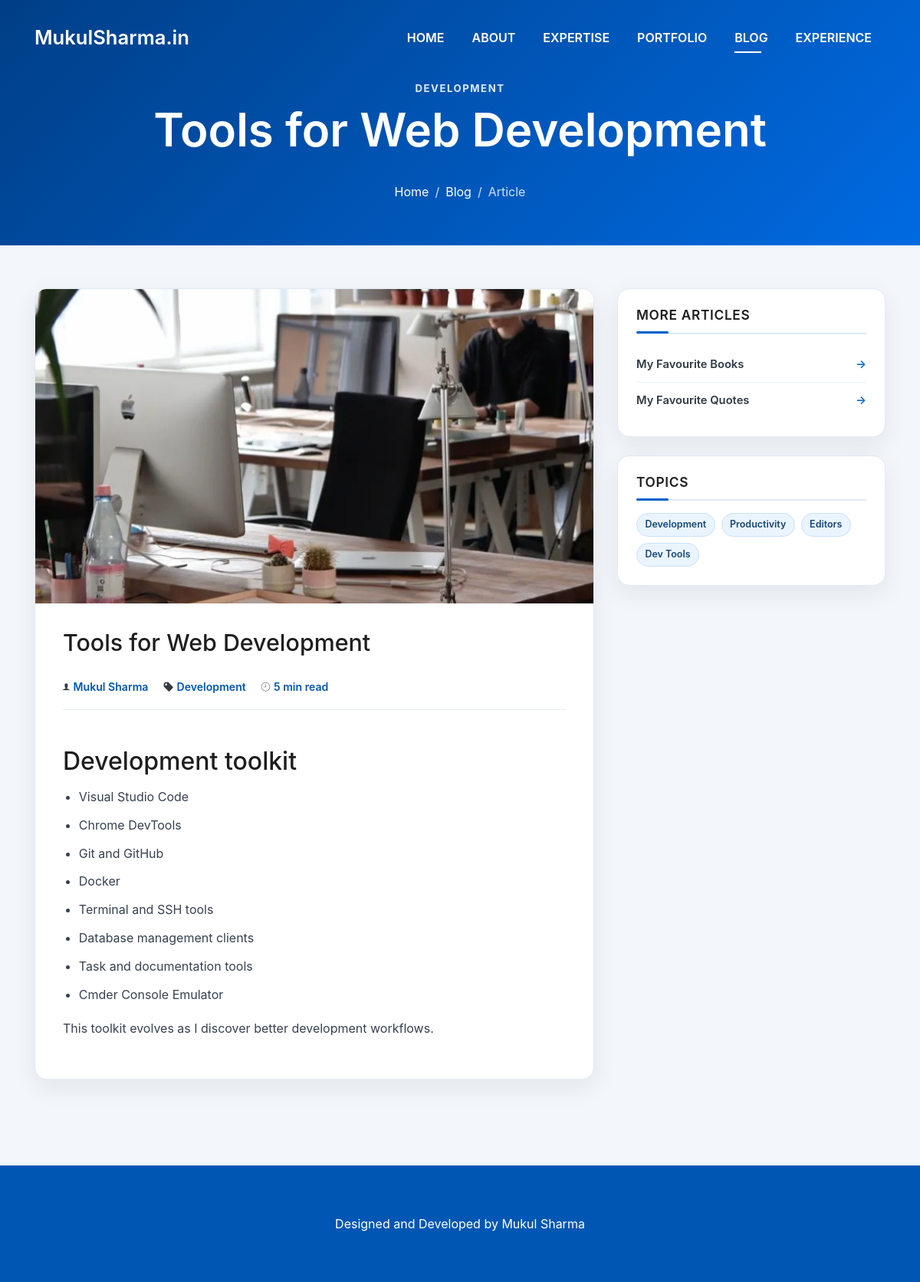
Before: /blogs/tools-for-web-development with the older database file.
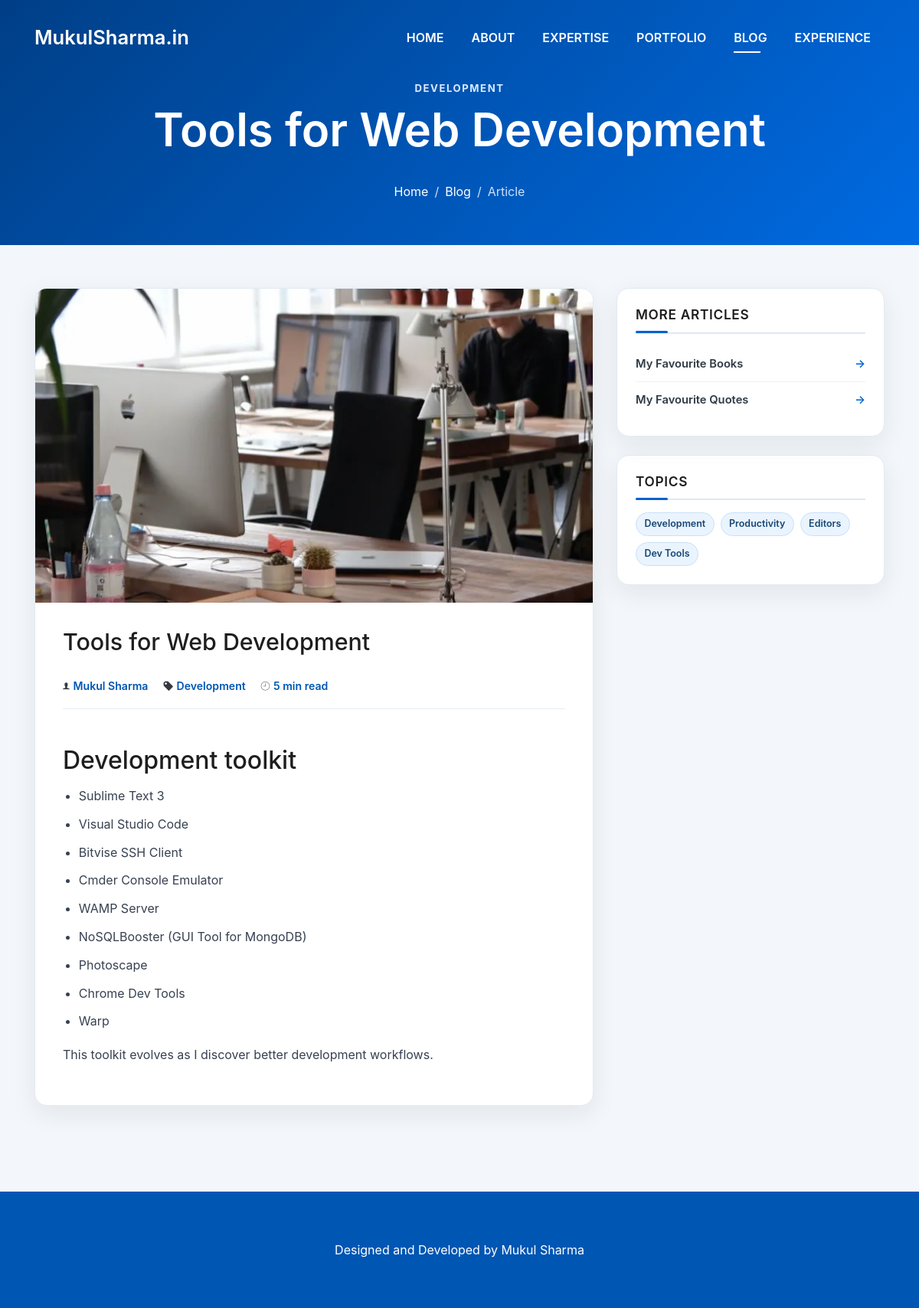
After: the same page with the newer database file.
### tables this page shows
CREATE TABLE blogs (
            id INTEGER PRIMARY KEY AUTOINCREMENT,
            title TEXT NOT NULL,
            slug TEXT NOT NULL UNIQUE,
            excerpt TEXT NOT NULL DEFAULT "",
            content TEXT NOT NULL DEFAULT "",
            category TEXT NOT NULL DEFAULT "General",
            tags TEXT NOT NULL DEFAULT "",
            image_path TEXT NOT NULL DEFAULT "",
            image_alt TEXT NOT NULL DEFAULT "",
            status TEXT NOT NULL DEFAULT "draft" CHECK(status IN ("draft", "published")),
            reading_minutes INTEGER NOT NULL DEFAULT 5,
            published_at TEXT,
            created_at TEXT NOT NULL DEFAULT CURRENT_TIMESTAMP,
            updated_at TEXT NOT NULL DEFAULT CURRENT_TIMESTAMP
        );

### includes/blog-repository.php (called while the page is built, shortened)
<?php
function blog_db(): PDO
{
    static $pdo = null;
    if ($pdo instanceof PDO) {
        return $pdo;
    }
    $pdo = new PDO('sqlite:' . BLOG_DB_PATH, null, null, [
        PDO::ATTR_ERRMODE => PDO::ERRMODE_EXCEPTION,
        PDO::ATTR_DEFAULT_FETCH_MODE => PDO::FETCH_ASSOC,
        PDO::ATTR_EMULATE_PREPARES => false,
    ]);
    $pdo->exec('PRAGMA foreign_keys = ON');
    $pdo->exec('PRAGMA journal_mode = WAL');
    blog_install_schema($pdo);
    return $pdo;
}
function blog_install_schema(PDO $pdo): void
{
    $pdo->exec(
        'CREATE TABLE IF NOT EXISTS blogs (
            id INTEGER PRIMARY KEY AUTOINCREMENT,
            title TEXT NOT NULL,
            slug TEXT NOT NULL UNIQUE,
            excerpt TEXT NOT NULL DEFAULT "",
            content TEXT NOT NULL DEFAULT "",
            category TEXT NOT NULL DEFAULT "General",
            tags TEXT NOT NULL DEFAULT "",
            image_path TEXT NOT NULL DEFAULT "",
            image_alt TEXT NOT NULL DEFAULT "",
            status TEXT NOT NULL DEFAULT "draft" CHECK(status IN ("draft", "published")),
            reading_minutes INTEGER NOT NULL DEFAULT 5,
            published_at TEXT,
            created_at TEXT NOT NULL DEFAULT CURRENT_TIMESTAMP,
            updated_at TEXT NOT NULL DEFAULT CURRENT_TIMESTAMP
        )'
    );
    $pdo->exec('CREATE INDEX IF NOT EXISTS idx_blogs_status_date ON blogs(status, published_at DESC)');
    $pdo->exec(
        'CREATE TABLE IF NOT EXISTS settings (
            setting_key TEXT PRIMARY KEY,
            setting_value TEXT NOT NULL DEFAULT "",
            updated_at TEXT NOT NULL DEFAULT CURRENT_TIMESTAMP
        )'
    );
    $count = (int) $pdo->query('SELECT COUNT(*) FROM blogs')->fetchColumn();
}
function blog_all(bool $includeDrafts = false, ?int $limit = null): array
{
    $sql = 'SELECT * FROM blogs';
    if (!$includeDrafts) {
        $sql .= ' WHERE status = "published"';
    }
    $sql .= ' ORDER BY COALESCE(published_at, created_at) DESC, id DESC';
    if ($limit !== null) {
        $sql .= ' LIMIT ' . max(1, $limit);
    }
    return blog_db()->query($sql)->fetchAll();
}
function blog_find_by_slug(string $slug, bool $includeDrafts = false): ?array
{
    $sql = 'SELECT * FROM blogs WHERE slug = :slug';
    if (!$includeDrafts) {
        $sql .= ' AND status = "published"';
    }
    $stmt = blog_db()->prepare($sql . ' LIMIT 1');
    $stmt->execute(['slug' => $slug]);
    $post = $stmt->fetch();
    return $post ?: null;
}
function blog_slugify(string $value): string
{
    $value = trim(mb_strtolower($value));
    $value = preg_replace('/[^a-z0-9]+/u', '-', $value) ?? '';
    return trim($value, '-') ?: 'post-' . date('YmdHis');
}
function blog_tags(array $post): array
{
    return array_values(array_filter(array_map('trim', explode(',', (string) ($post['tags'] ?? '')))));
}
function blog_e(string $value): string
{
    return htmlspecialchars($value, ENT_QUOTES | ENT_SUBSTITUTE, 'UTF-8');
}

### blogs/post.php (the view, shortened to what this page needs)
<?php
require_once __DIR__ . '/../includes/blog-repository.php';
$slug = blog_slugify((string) ($_GET['slug'] ?? ''));
$post = blog_find_by_slug($slug);
$siteBase = '../';
$recentPosts = array_values(array_filter(blog_all(false, 4), static fn (array $item): bool => ($item['slug'] ?? '') !== $slug));
$recentPosts = array_slice($recentPosts, 0, 3);
?>
<!DOCTYPE html>
<html lang="en">
<head>
  <link rel="preload" href="../lib/ionicons/css/ionicons.min.css" as="style" onload="this.onload=null;this.rel='stylesheet'">
  <link rel="preload" href="../lib/font-awesome/css/font-awesome.min.css" as="style" onload="this.onload=null;this.rel='stylesheet'">
  <style><?php readfile(__DIR__ . '/../lib/bootstrap/css/bootstrap.min.css'); readfile(__DIR__ . '/../css/style.css'); ?>
  @font-face{font-family:"Ionicons";src:url("../lib/ionicons/fonts/ionicons.woff?v=2.0.0") format("woff");font-display:swap}
  @font-face{font-family:"FontAwesome";src:url("../lib/font-awesome/fonts/fontawesome-webfont.woff2?v=4.7.0") format("woff2");font-display:swap}
  </style>
</head>
<body class="blog-page" id="page-top">
  <?php include __DIR__ . '/../navbar.php'; ?>
  <header class="intro intro-single route blog-header-solid">
    <div class="overlay-mf"></div>
    <div class="intro-content display-table">
      <div class="table-cell">
        <div class="container">
          <p class="blog-hero-kicker"><?= blog_e($post['category']) ?></p>
          <h1 class="intro-title mb-4"><?= blog_e($post['title']) ?></h1>
          <ol class="breadcrumb d-flex justify-content-center">
            <li class="breadcrumb-item"><a href="../index.php">Home</a></li>
            <li class="breadcrumb-item"><a href="./">Blog</a></li>
            <li class="breadcrumb-item active" aria-current="page">Article</li>
          </ol>
        </div>
      </div>
    </div>
  </header>
  <main class="blog-wrapper sect-pt4" id="article">
    <div class="container">
      <div class="row">
        <div class="col-md-8">
          <article class="post-box">
            <?php if ($post['image_path']): ?>
              <div class="post-thumb">
                <img src="../<?= blog_e($post['image_path']) ?>" alt="<?= blog_e($post['image_alt']) ?>" width="720" height="450" decoding="async">
              </div>
            <?php endif; ?>
            <div class="post-meta">
              <h2 class="article-title"><?= blog_e($post['title']) ?></h2>
              <ul>
                <li><span class="ion-ios-person" aria-hidden="true"></span><a href="../index.php#about">Mukul Sharma</a></li>
                <li><span class="ion-pricetag" aria-hidden="true"></span><span><?= blog_e($post['category']) ?></span></li>
                <li><span class="ion-ios-clock-outline" aria-hidden="true"></span><span><?= (int) $post['reading_minutes'] ?> min read</span></li>
              </ul>
            </div>
            <div class="article-content cms-article-content">
              <?= $post['content'] ?>
            </div>
          </article>
        </div>
        <aside class="col-md-4" aria-label="Related blog content">
          <div class="widget-sidebar">
            <h2 class="sidebar-title">More articles</h2>
            <div class="sidebar-content">
              <ul class="list-sidebar">
                <?php foreach ($recentPosts as $recent): ?>
                  <li><a href="<?= blog_e($recent['slug']) ?>"><?= blog_e($recent['title']) ?></a></li>
                <?php endforeach; ?>
              </ul>
            </div>
          </div>
          <?php $tags = blog_tags($post); if ($tags): ?>
            <div class="widget-sidebar widget-tags">
              <h2 class="sidebar-title">Topics</h2>
              <div class="sidebar-content"><ul>
                <?php foreach ($tags as $tag): ?><li><span><?= blog_e($tag) ?></span></li><?php endforeach; ?>
              </ul></div>
            </div>
          <?php endif; ?>
        </aside>
      </div>
    </div>
  </main>
  <section class="paralax-mf footer-paralax bg-image sect-mt4 route blog-module-footer">
    <div class="overlay-mf"></div>
    <?php include __DIR__ . '/../footer.php'; ?>
  </section>
</body>
</html>

### navbar.php (shortened to what this page needs)
<?php
$siteBase = $siteBase ?? '';
$requestPath = (string) ($_SERVER['REQUEST_URI'] ?? '');
$isBlogPage = str_contains($requestPath, '/blogs/') || str_contains($requestPath, '/blog-');
$isHomePage = !$isBlogPage;
$navUrl = static fn (string $url): string => htmlspecialchars($url, ENT_QUOTES | ENT_SUBSTITUTE, 'UTF-8');
?>
 <nav class="navbar navbar-b navbar-trans navbar-expand-lg fixed-top" id="mainNav">
    <div class="container">
      <a class="navbar-brand js-scroll" href="<?= $navUrl($siteBase . 'index.php') ?>" aria-label="MukulSharma.in home">MukulSharma.in</a>
      <div class="navbar-collapse collapse justify-content-end" id="navbarDefault">
        <ul class="navbar-nav">
          <li class="nav-item">
            <a class="nav-link js-scroll<?= $isHomePage ? ' active' : '' ?>" href="<?= $navUrl($siteBase . 'index.php') ?>"<?= $isHomePage ? ' aria-current="page"' : '' ?>>Home</a>
          </li>
          <li class="nav-item">
            <a class="nav-link js-scroll" href="<?= $navUrl($siteBase . 'index.php#about') ?>">About</a>
          </li>
          <li class="nav-item">
            <a class="nav-link js-scroll" href="<?= $navUrl($siteBase . 'index.php#service') ?>">Expertise</a>
          </li>
          <li class="nav-item">
            <a class="nav-link js-scroll" href="<?= $navUrl($siteBase . 'index.php#work') ?>">Portfolio</a>
          </li>
          <li class="nav-item">
            <a class="nav-link<?= $isBlogPage ? ' active' : '' ?>" href="<?= $navUrl($siteBase . 'blogs/') ?>"<?= $isBlogPage ? ' aria-current="page"' : '' ?>>Blog</a>
          </li>
          <li class="nav-item">
            <a class="nav-link js-scroll" href="<?= $navUrl($siteBase . 'index.php#experience') ?>">Experience</a>
          </li>
        </ul>
      </div>
    </div>
  </nav>

### footer.php
<footer>
      <div class="container">
        <div class="row">
          <div class="col-sm-12">
            <div class="copyright-box">
              <div class="credits">
                Designed and Developed by <a href="https://mukulsharma.in/">Mukul Sharma</a>
              </div>
            </div>
          </div>
        </div>
      </div>
    </footer>

Changed rows visible on the page:
changed blogs "Tools for Web Development": content "Development toolkit Visual Studio Code Chrome DevTools Git and GitHub Docker Terminal and SSH tools Database management clients Task and documentation tools Cmder Console Emulator This toolkit evolves as…" → "Development toolkit Sublime Text 3 Visual Studio Code Bitvise SSH Client Cmder Console Emulator WAMP Server NoSQLBooster (GUI Tool for MongoDB) Photoscape Chrome Dev Tools Warp This toolkit evolves as…"
